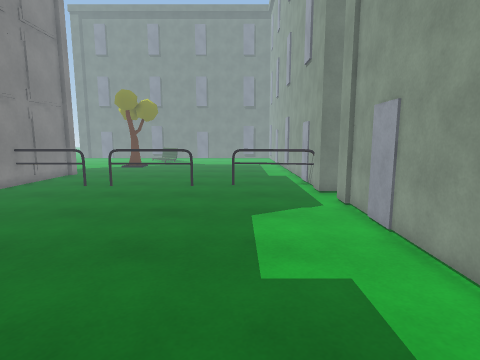
View 1 (above)

18 first-person views from a walk through a Unity game level. The camera is 1.5 m above the floor, tilts 8° down and sees 80° across. The floor is counted in squares, 0.5 m on a side. Each view is taken from the middle of a square. On the plan, view 1 faces up. The plan holds only what a view shows up to about 20 squares ahead; the rest is blank. The place goes on beyond the plan. The player character is not drawn.

View 2
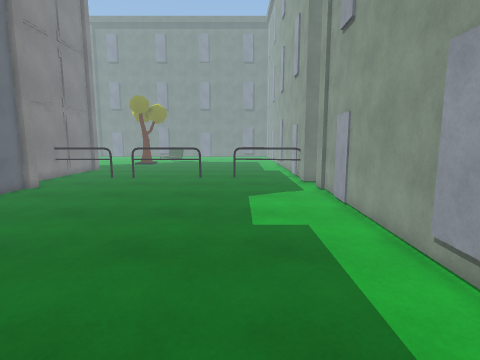

View 3
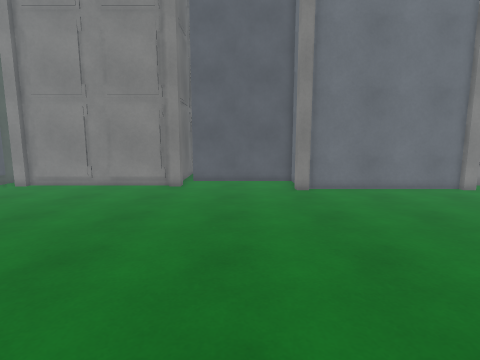

View 4
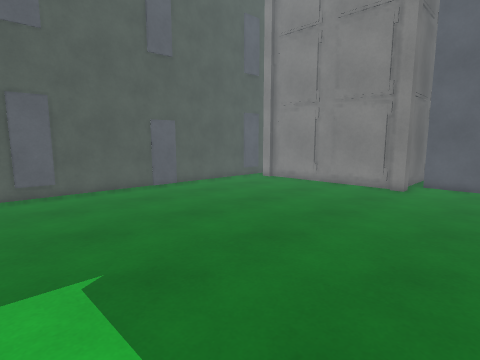

View 5
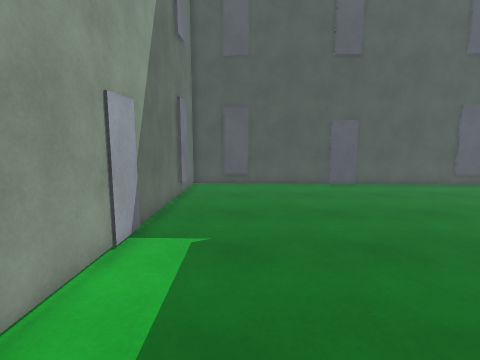

View 6
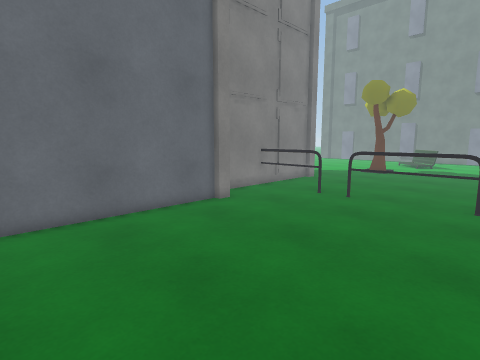

View 7
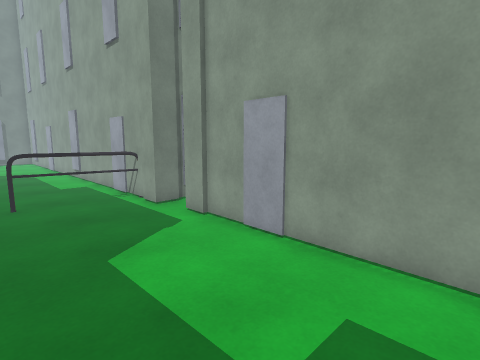

View 8
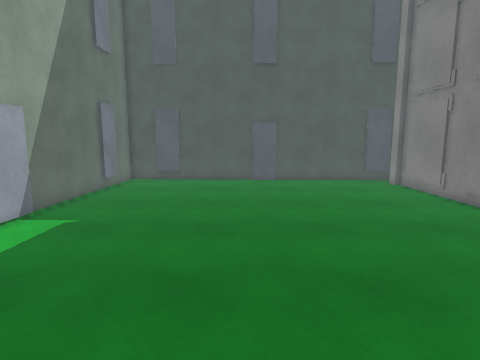

View 9
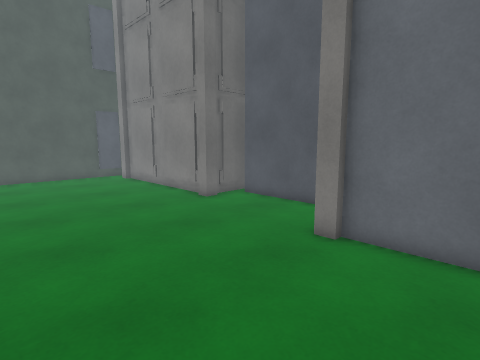

View 10
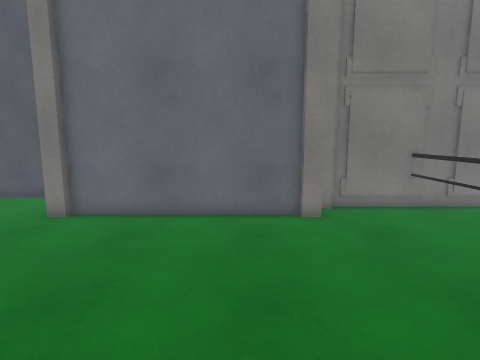

View 11
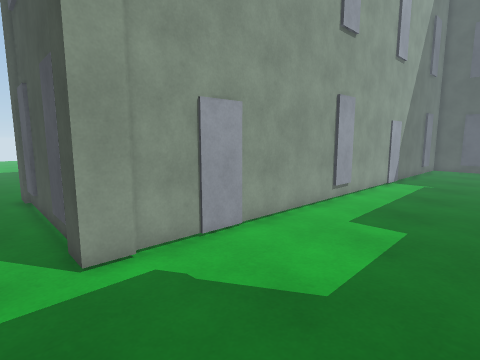

View 12
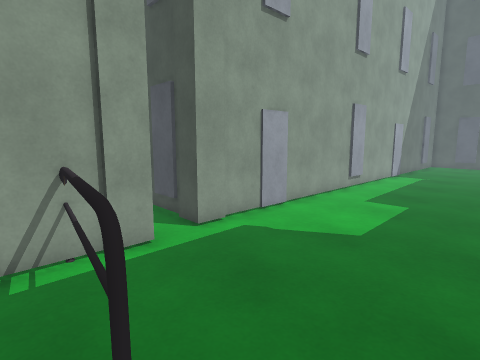

View 13
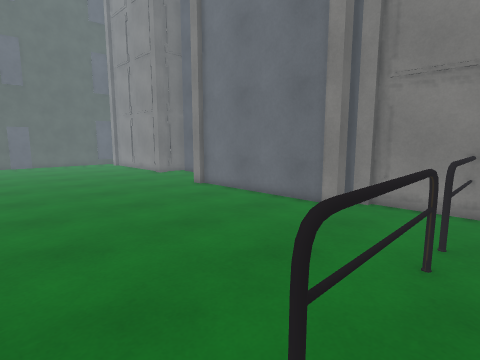

View 14
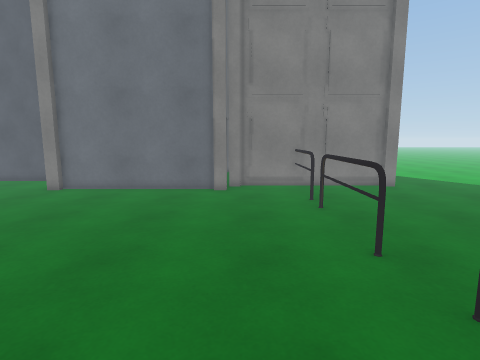

View 15
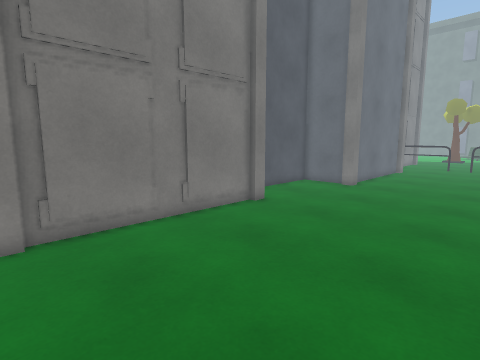

View 16
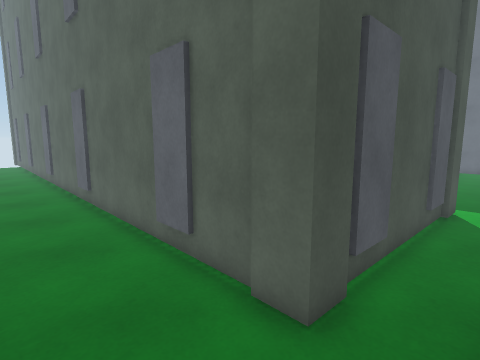

View 17
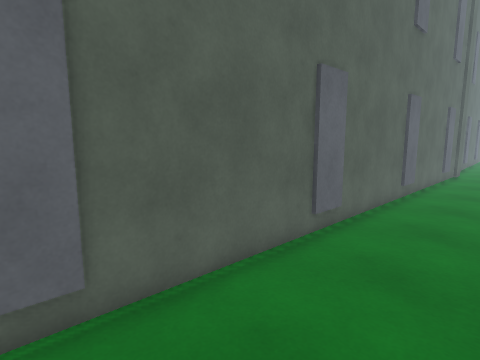

View 18
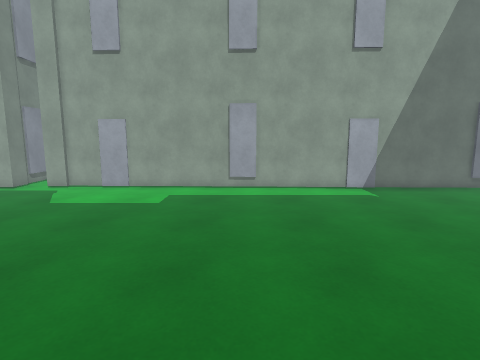

### Floor plan
Key: @ floor where view 1 was taken; # wall or solid block; . floor; H house; F fence.
Columns run from 16 left of view 1 to 19 right of it. Each row starts with its distance up from view 1.
 20  H...................H
 19   FFFFF.FFFFFF..FFFF.H
 18  H.................FFF
 17  H..................HH
 16  H...................HH#H          .
 15  HH.............................
 14   HH.................HH##HHH##HH..
 13    H.................H         H..
 12    H.................H         H...
 11    H.................H         H....
 10    H.................H         #....
  9    H.................H         #....
  8    H.................H         H....
  7    H.................H         H...
  6    H.................H         H...
  5    H.................H         H...
  4 HHHH.................H         H...
  3 ...H.................H         H...
  2 .....................H         #...
  1 .....................H         #...
  0 ................@....H         H...
 -1 .....................H         H...
 -2 .....................H         H...
 -3 .....................H         H...
 -4 #HH..................H        .H...
 -5  H..................H.        .H...
 -6  H..................H.        H#...
 -7  H..................H.        H#....
 -8  H..................H.        H.....
 -9  H..................H.        H.....
-10  H..................H.        H.....
-11  H..................H.        H....
-12  H..................#.        H...
-13  H..................#         H..
-14  HH.................H         H.
-15   #H................H         #    .
-16  #HHHHHHHHHHHHHHH##HH

Positions as (right, up) in squares from view 1, and headings:
1: (0, 0), facing up
2: (0, -4), facing up
3: (4, 0), facing left
4: (4, 1), facing down-left
5: (1, 3), facing down
6: (-2, 4), facing up-left
7: (-2, 4), facing up-right
8: (-4, 5), facing down
9: (-5, 8), facing down-left
10: (-2, 11), facing left
11: (-2, 16), facing down-right
12: (-3, 20), facing down-right
13: (-1, 20), facing down-left
14: (4, 15), facing left
15: (-5, -15), facing up-left
16: (19, 16), facing down-left
17: (19, -15), facing up-left
18: (-13, 2), facing right
